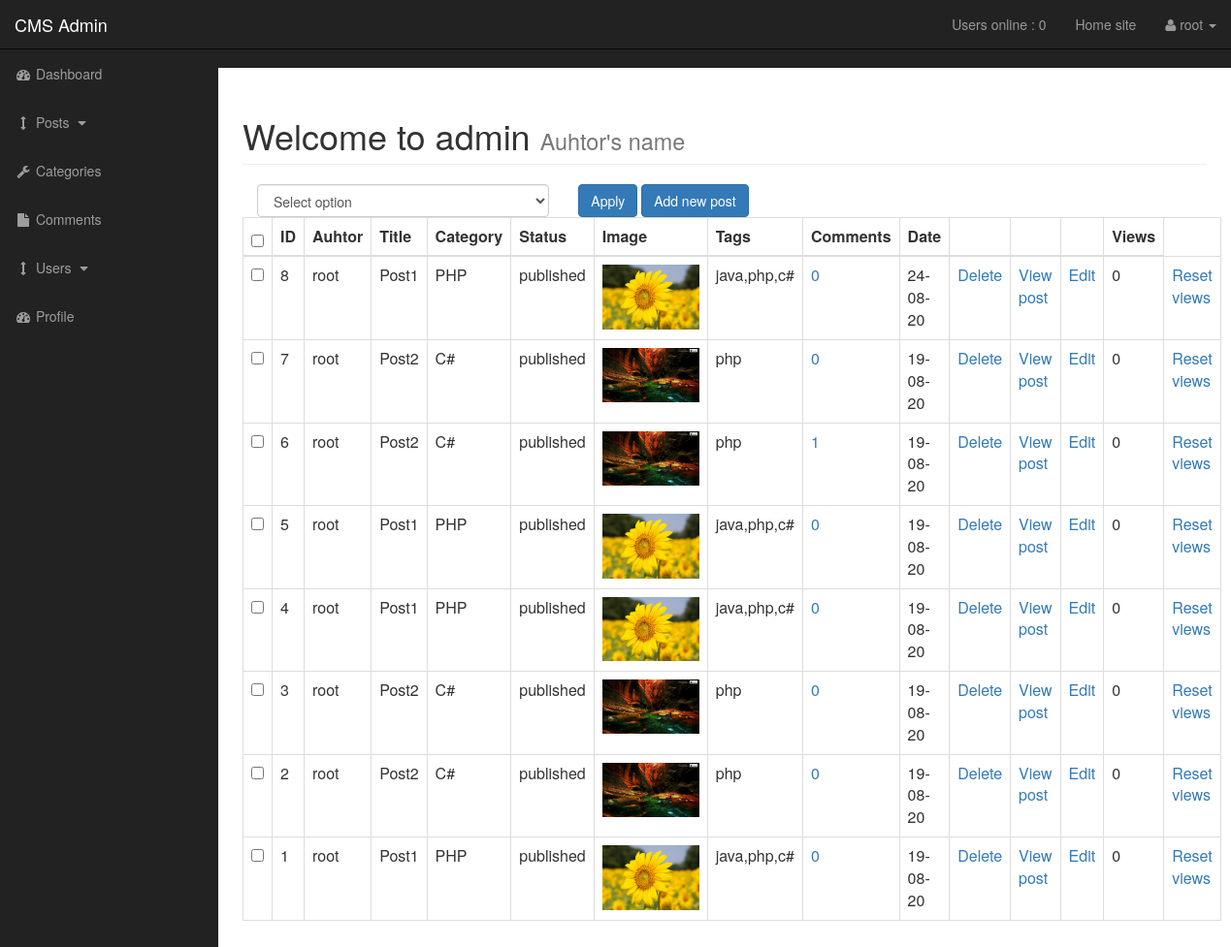
Screenshot of /admin/posts.php (signed in) with the database file from the repository.
### tables this page shows
CREATE TABLE `posts` (
  `post_id` int(11) NOT NULL,
  `post_cat_id` int(11) NOT NULL,
  `post_title` varchar(255) NOT NULL,
  `post_user` varchar(255) NOT NULL,
  `post_date` varchar(255) NOT NULL,
  `post_image` text NOT NULL,
  `post_content` text NOT NULL,
  `post_tags` varchar(255) NOT NULL,
  `post_comment_count` varchar(255) NOT NULL,
  `post_status` varchar(255) NOT NULL,
  `post_views_count` int(11) NOT NULL DEFAULT 0
);

CREATE TABLE `categories` (
  `cat_id` int(11) NOT NULL,
  `cat_title` varchar(255) NOT NULL
);

### admin/functions.php (called while the page is built, shortened)
<?php
function users_online()
{
    global $connection;
$session = session_id();
$time = time();
$timeout = $time - 30 ;
$query = "SELECT * FROM users_online WHERE session='$session' ";
$count = mysqli_num_rows(mysqli_query($connection,$query));
if($count==null){
    mysqli_query($connection,"INSERT INTO users_online (session,time) VALUES ('$session','$time')");
}else{
    mysqli_query($connection,"UPDATE users_online SET time='{$time}' WHERE session='{$session}' ");
}
$query = "SELECT * FROM users_online WHERE time > $timeout";
$count = mysqli_num_rows(mysqli_query($connection,$query));
    return $count;
}
?>

### admin/includes/view_all_posts.php (the view, shortened to what this page needs)
<form action="" method="post" >
    <div id="bulkOptionContainer" class="col-xs-4">
    <select name="bulk_options" class="form-control">
    <option value="">Select option</option>
    </select>
        </div>
    <div class="col-xs-4">
    <input type="submit" value="Apply" name="submit" class="btn btn-primary" />
        <a href="posts.php?source=add_post" class="btn btn-primary">Add new post</a>
    </div>
<table class="table table-bordered table-hover" >
                <thead>
                <tr>
                    <th><input type="checkbox" id="selectAllCheckboxes" ></th>
                <th>ID</th>
                <th>Auhtor</th>
                <th>Title</th>
                <th>Category</th>
                <th>Status</th>
                <th>Image</th>
                <th>Tags</th>
                <th>Comments</th>
                <th>Date</th>
                <th></th>
                <th></th>
                <th></th>
                <th>Views</th>
                </tr>
                </thead>
                <tbody>
                    <?php
                    $query = "SELECT * FROM posts ORDER BY post_id DESC ";
                    $select_all_posts = mysqli_query($connection,$query);
                    while($row=mysqli_fetch_assoc($select_all_posts))
                    {
                        $post_id = $row['post_id'];
                        $post_cat_id = $row['post_cat_id'];
                        $post_title = $row['post_title'];
                        $post_author = $row['post_user'];
                        $post_date = $row['post_date'];
                        $post_image = $row['post_image'];
                        $post_tags = $row['post_tags'];
                        $post_status = $row['post_status'];
                        $post_views_count = $row['post_views_count'];
                        $post_user = $row['post_user'];
                        echo "<tr>";
                        ?>
                    <td><input type="checkbox" class="checkBoxes" name="checkBoxArray[]" value="<?php echo $post_id;?>" ></td>
                    <?php
                        echo "<td>{$post_id }</td>";
                        if(!empty($post_author))
                        {
                            echo "<td>{$post_author }</td>";
                        }
                        else
                        {
                            echo "<td>{$post_user }</td>";
                        }
                        echo "<td>{$post_title }</td>";
                        $query = "SELECT * FROM categories WHERE cat_id = '$post_cat_id'";
                        $get_cat_title = mysqli_query($connection,$query);
                        while($row=mysqli_fetch_assoc($get_cat_title))
                        {
                            $cat_title = $row['cat_title'];
                            echo "<td>{$cat_title }</td>";
                        }
                        echo "<td>{$post_status }</td>";
                        echo "<td><img width='100' src='../images/{$post_image }' /></td>";
                        echo "<td>{$post_tags }</td>";
                        $comment_query = "SELECT * FROM comments WHERE comment_post_id = $post_id";
                        $get_comment_count = mysqli_num_rows(mysqli_query($connection,$comment_query));
                        echo "<td><a href='post_comments.php?post_id={$post_id}'>{$get_comment_count }</a></td>";
                        echo "<td>{$post_date }</td>";
                        echo "<td><a onClick='return confirm(\"Are you sure to delete\")' href='posts.php?delete={$post_id}'>Delete</td>";
                        echo "<td><a href='../post.php?source=edit_post&p_id={$post_id}'>View post</td>";
                        echo "<td><a href='posts.php?source=edit_post&p_id={$post_id}'>Edit</td>";
                        echo "<td>{$post_views_count}</td>";
                        echo "<td><a href='posts.php?reset={$post_id}'>Reset views</td>";
                        echo "</tr>";
                    }
                    ?>
                </tbody>
                </table>
    </form>

### admin/includes/admin_header.php (shortened to what this page needs)
<?php include "../includes/db.php"; ?>
<?php include "functions.php" ?>
<!DOCTYPE html>
<html lang="en">
<head>
    <link href="css/bootstrap.min.css" rel="stylesheet">
    <link href="css/sb-admin.css" rel="stylesheet">
    <link href="font-awesome/css/font-awesome.min.css" rel="stylesheet" type="text/css">
</head>
<body>

### admin/posts.php (shortened to what this page needs)
<?php include "includes/admin_header.php"; ?>
    <div id="wrapper">
        <?php include "includes/admin_navigation.php"; ?>
        <div id="page-wrapper">
            <div class="container-fluid">
                <div class="row">
                    <div class="col-lg-12">
                        <h1 class="page-header">
                            Welcome to admin
                            <small>Auhtor's name</small>
                        </h1>
               <?php
                        if(isset($_GET['source']))
                        {
                            $source = $_GET['source'];
                        }else{
                            $source = '';
                        }
                        switch($source)
                        {
                            default:
                                include "includes/view_all_posts.php";
                                break;
                        }
                        ?>
                    </div>
                </div>
            </div>
        </div>
    </div>
     <?php include "includes/admin_footer.php"; ?>

### admin/includes/admin_navigation.php (shortened to what this page needs)
<nav class="navbar navbar-inverse navbar-fixed-top" role="navigation">
            <div class="navbar-header">
                <a class="navbar-brand" href="index.php">CMS Admin</a>
            </div>
            <ul class="nav navbar-right top-nav">
                <li><a href="">Users online : <?php echo users_online();  ?></a></li>
                <li><a href="../">Home site</a></li>
                <li class="dropdown">
                    <a href="#" class="dropdown-toggle" data-toggle="dropdown"><i class="fa fa-user"></i>
                        <?php
                        if(isset($_SESSION['username']))
                        {
                            echo $_SESSION['username'];
                        }
                        ?>
                        <b class="caret"></b></a>
                </li>
            </ul>
            <div class="collapse navbar-collapse navbar-ex1-collapse">
                <ul class="nav navbar-nav side-nav">
                    <li>
                        <a href="index.php"><i class="fa fa-fw fa-dashboard"></i> Dashboard</a>
                    </li>
                    <li>
                        <a href="javascript:;" data-toggle="collapse" data-target="#posts_dropdown"><i class="fa fa-fw fa-arrows-v"></i> Posts <i class="fa fa-fw fa-caret-down"></i></a>
                    </li>
                    <li>
                        <a href="categories.php"><i class="fa fa-fw fa-wrench"></i> Categories</a>
                    </li>
                    <li class="">
                        <a href="comments.php"><i class="fa fa-fw fa-file"></i> Comments</a>
                    </li>
                    <li>
                        <a href="javascript:;" data-toggle="collapse" data-target="#demo"><i class="fa fa-fw fa-arrows-v"></i> Users <i class="fa fa-fw fa-caret-down"></i></a>
                    </li>
                    <li>
                        <a href="profile.php"><i class="fa fa-fw fa-dashboard"></i> Profile</a>
                    </li>
                </ul>
            </div>
        </nav>

### admin/includes/admin_footer.php (shortened to what this page needs)
</body>
</html>

### admin/css/sb-admin.css (style rules this page uses)
body { margin-top: 100px; background-color: #222; }
@media (min-width:768px) { body { margin-top: 50px; } }
#wrapper { padding-left: 0; }
#page-wrapper { width: 100%; padding: 0; background-color: #fff; }
@media (min-width:768px) { #wrapper { padding-left: 225px; } }
@media (min-width:768px) { #page-wrapper { padding: 10px; } }
.top-nav { padding: 0 15px; }
.top-nav>li { display: inline-block; float: left; }
.top-nav>li>a { padding-top: 15px; padding-bottom: 15px; line-height: 20px; color: #999; }
@media (min-width:768px) { .side-nav { position: fixed; top: 51px; left: 225px; width: 225px; margin-left: -225px; border: none; border-radius: 0; overflow-y: auto; background-color: #222; } }
@media (min-width:768px) { .side-nav>li>a { width: 225px; } }

### rows the page displays
posts: post_id "8", post_user "root", post_title "Post1", post_status "published", post_image (picture), post_tags "java,php,c#", get_comment_count "0", post_date "24-08-20", post_views_count "0"
categories: cat_title "PHP"
posts: post_id "7", post_user "root", post_title "Post2", post_status "published", post_image (picture), post_tags "php", get_comment_count "0", post_date "19-08-20", post_views_count "0"
categories: cat_title "C#"
posts: post_id "6", post_user "root", post_title "Post2", post_status "published", post_image (picture), post_tags "php", get_comment_count "1", post_date "19-08-20", post_views_count "0"
posts: post_id "5", post_user "root", post_title "Post1", post_status "published", post_image (picture), post_tags "java,php,c#", get_comment_count "0", post_date "19-08-20", post_views_count "0"
posts: post_id "4", post_user "root", post_title "Post1", post_status "published", post_image (picture), post_tags "java,php,c#", get_comment_count "0", post_date "19-08-20", post_views_count "0"
posts: post_id "3", post_user "root", post_title "Post2", post_status "published", post_image (picture), post_tags "php", get_comment_count "0", post_date "19-08-20", post_views_count "0"
posts: post_id "2", post_user "root", post_title "Post2", post_status "published", post_image (picture), post_tags "php", get_comment_count "0", post_date "19-08-20", post_views_count "0"
posts: post_id "1", post_user "root", post_title "Post1", post_status "published", post_image (picture), post_tags "java,php,c#", get_comment_count "0", post_date "19-08-20", post_views_count "0"

### other values shown
users_online() "0"
$_SESSION['username'] "root"
